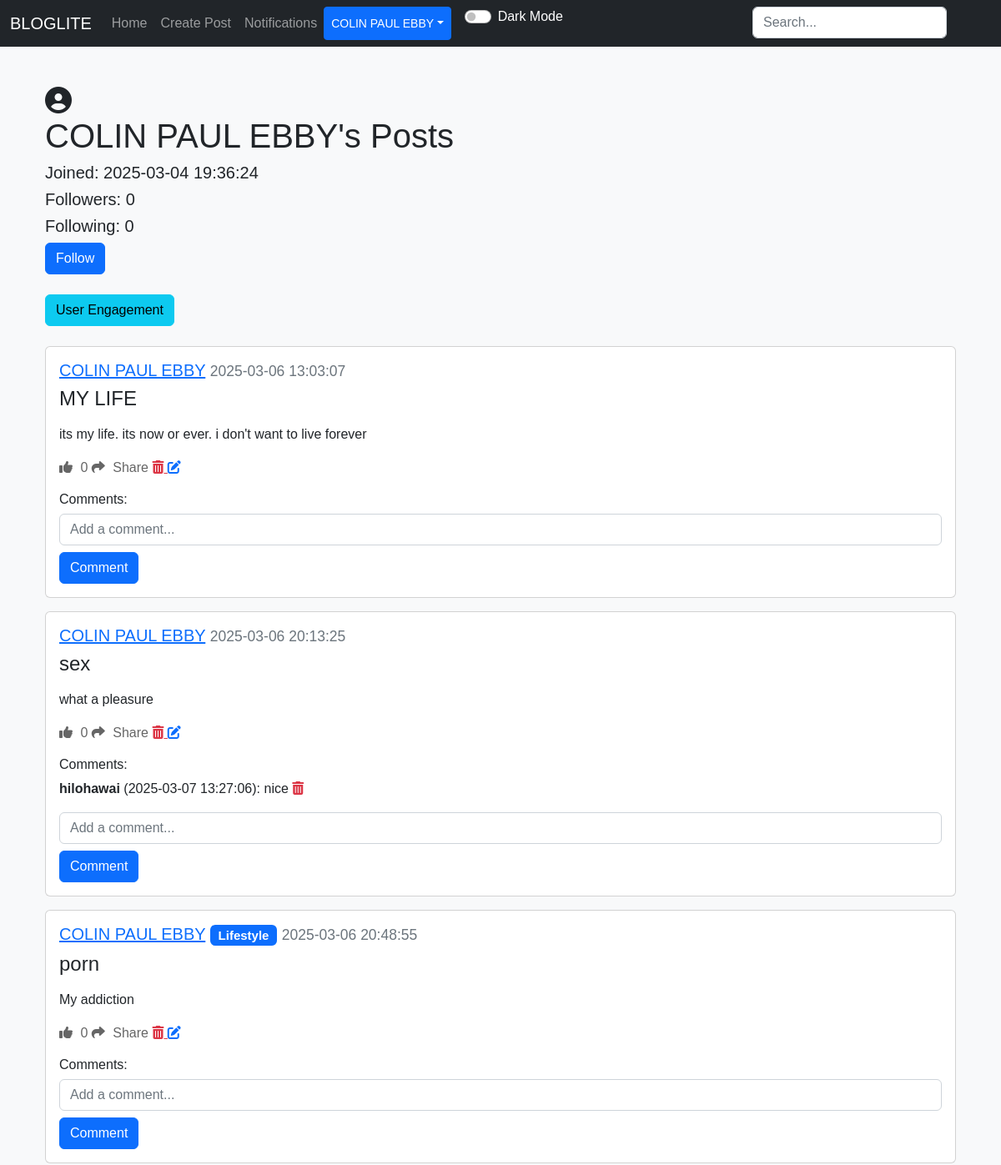
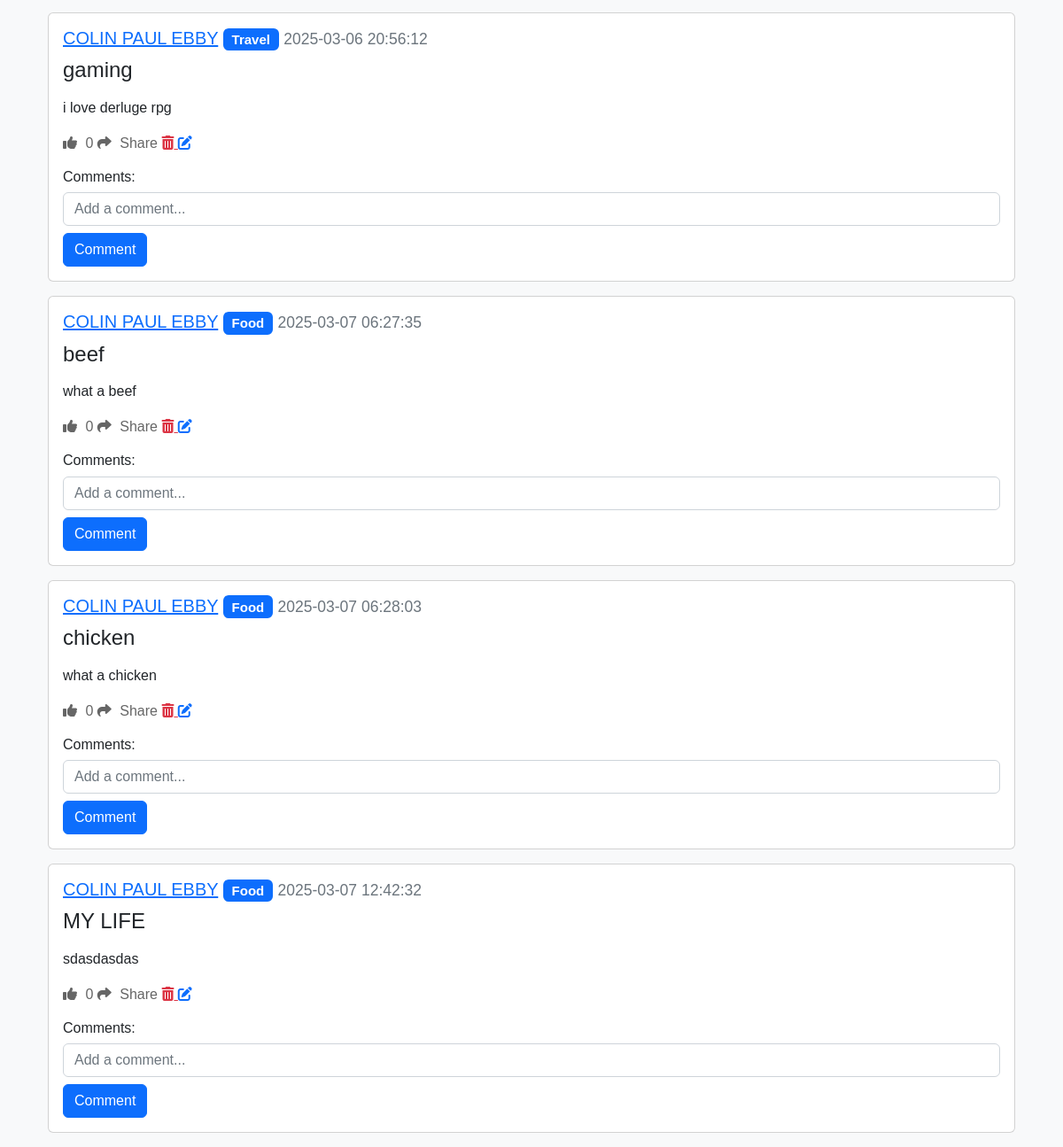
Page /posts/COLIN PAUL EBBY (signed in) on the committed database (2 pictures, top to bottom).
### applicaton/models.py (models this page shows)
class User(db.Model, UserMixin):
    id = db.Column(db.Integer, primary_key=True)
    email = db.Column(db.String(150), unique=True)
    username = db.Column(db.String(150), unique=True)
    password = db.Column(db.String(150))
    date_created = db.Column(db.DateTime(timezone=True), default=func.now())
    profile_picture = db.Column(db.String(150), nullable=True)
    posts = db.relationship("Post", backref="user", cascade="all, delete")
    comments = db.relationship("Comment", backref="user", cascade="all, delete")
    likes = db.relationship("Like", backref="user", cascade="all, delete")
    followers = db.relationship("Follower", foreign_keys=[Follower.user_id], backref="followed_user", lazy="dynamic")
    following = db.relationship("Follower", foreign_keys=[Follower.follower_id], backref="follower", lazy="dynamic")
    notifications = db.relationship("Notification", backref="user", cascade="all, delete", lazy="dynamic")

class Post(db.Model):
    id = db.Column(db.Integer, primary_key=True)
    title = db.Column(db.String(150), nullable=False)  # Add title field
    text = db.Column(db.Text, nullable=False)
    date_created = db.Column(db.DateTime(timezone=True), default=func.now())
    author = db.Column(db.Integer, db.ForeignKey('user.id'), nullable=False)
    category_id = db.Column(db.Integer, db.ForeignKey('category.id'), nullable=True)
    comments = db.relationship("Comment", backref="post", cascade="all, delete")
    likes = db.relationship("Like", backref="post", cascade="all, delete")

class Comment(db.Model):
    id = db.Column(db.Integer, primary_key=True)
    text = db.Column(db.String(20), nullable=False)
    date_created = db.Column(db.DateTime(timezone=True), default=func.now())
    author = db.Column(db.Integer, db.ForeignKey('user.id'), nullable=False)
    post_id = db.Column(db.Integer, db.ForeignKey('post.id'), nullable=False)

class Category(db.Model):
    id = db.Column(db.Integer, primary_key=True)
    name = db.Column(db.String(50), unique=True, nullable=False)
    posts = db.relationship("Post", backref="category", cascade="all, delete")

### applicaton/views.py (the view)
@views.route("/posts/<username>")
@login_required
def post(username):
    user = User.query.filter_by(username=username).first()
    if not user:
        flash("No user with that username exists", category="error")
        return redirect(url_for('views.home'))
    posts = user.posts
    user_id = user.id
    following = Follower.query.filter_by(
        user_id=user.id, follower_id=current_user.id).first()
    return render_template("posts.html", user=current_user, posts=posts, username=username, User=User, following=following, user_id=user_id, profile_user=user)

### applicaton/templates/posts.html (shortened to what this page needs)
{% extends "nav.html" %}
{% block content %}
<div class="container mt-5">
    <div class="profile-pic-container mr-3">
        {% if profile_user.profile_picture %}
            <img src="{{ url_for('static', filename='uploads/' + profile_user.profile_picture) }}" alt="Profile Picture" class="profile-pic">
        {% else %}
            <i class="fas fa-user-circle fa-2x"></i>
        {% endif %}
    </div>
    <h1>{{ username }}'s Posts</h1>
    <h5>Joined: {{ profile_user.date_created }}</h5>
    <h5>Followers: {{ profile_user.followers.count() }}</h5>
    <h5>Following: {{ profile_user.following.count() }}</h5>
    <form action="{{ url_for('views.follow_unfollow', username=username) }}" method="POST">
        {% if following %}
            <button type="submit" class="btn btn-danger">Unfollow</button>
        {% else %}
            <button type="submit" class="btn btn-primary">Follow</button>
        {% endif %}
    </form>
    <br>
    <a href="{{ url_for('views.user_engagement', user_id=user_id) }}" class="btn btn-info">User Engagement</a>
    <br>
    <br>
    {% for post in posts %}
        <div class="card mb-3">
            <div class="card-body">
                <h5 class="card-title">
                    <a href="{{ url_for('views.post', username=username) }}">{{ username }}</a>
                    {% if post.category %}
                        <span class="badge bg-primary">{{ post.category.name }}</span>
                    {% endif %}
                    <small class="text-muted">{{ post.date_created }}</small>
                </h5>
                <h4>{{ post.title }}</h4>
                <p class="card-text">{{ post.text | safe }}</p>
                <div>
                    <a href="#" class="like-btn" data-post-id="{{ post.id }}">
                        <i class="fas fa-thumbs-up"></i> <span class="like-count">{{ post.likes|length }}</span>
                    </a>
                    <a href="#" class="share-btn ml-3" data-post-id="{{ post.id }}" data-bs-toggle="modal" data-bs-target="#shareModal">
                        <i class="fas fa-share"></i> Share
                    </a>
                    {% if user.id == post.author %}
                        <a href="{{ url_for('views.delete_post', id=post.id) }}" class="text-danger ml-3">
                            <i class="fas fa-trash-alt"></i>
                        </a>
                        <a href="{{ url_for('views.edit', id=post.id) }}" class="text-primary ml-3">
                            <i class="fas fa-edit"></i>
                        </a>
                    {% endif %}
                </div>
                <h6 class="mt-3">Comments:</h6>
                <div id="comments-{{ post.id }}">
                    {% for comment in post.comments %}
                        <p id="comment-{{ comment.id }}">
                            <strong>{{ comment.user.username }}</strong> ({{ comment.date_created }}): {{ comment.text }}
                            {% if user.id == comment.author or user.id == comment.post.author %}
                                <a href="#" class="delete-comment text-danger ml-2" data-comment-id="{{ comment.id }}">
                                    <i class="fas fa-trash-alt"></i>
                                </a>
                            {% endif %}
                        </p>
                    {% endfor %}
                </div>
                <form class="comment-form" method="POST" data-post-id="{{ post.id }}">
                    <div class="form-group">
                        <input type="text" name="text" class="comment-text form-control" placeholder="Add a comment...">
                        <button type="submit" class="btn btn-primary mt-2">Comment</button>
                    </div>
                </form>
            </div>
        </div>
    {% endfor %}
</div>
{% endblock %}

### applicaton/templates/nav.html (shortened to what this page needs)
<!DOCTYPE html>
<html lang="en">
<head>
  <link href="https://cdn.jsdelivr.net/npm/bootstrap@5.2.3/dist/css/bootstrap.min.css" rel="stylesheet">
  <link rel="stylesheet" href="https://code.jquery.com/ui/1.12.1/themes/base/jquery-ui.css">
  <link rel="stylesheet" href="{{ url_for('static', filename='style.css') }}">
</head>
<body>
  <nav class="navbar navbar-expand-lg navbar-dark bg-dark">
    <div class="container-fluid">
      <a class="navbar-brand" href="/home">BLOGLITE</a>
      <div class="collapse navbar-collapse" id="navbar">
        <div class="navbar-nav">
          <a class="nav-item nav-link" href="/home">Home</a>
          {% if user.is_authenticated %}
            <a class="nav-item nav-link" href="/create-post">Create Post</a>
            <a class="nav-item nav-link" href="/notifications">Notifications</a>
            <div style="position: absolute; right: 57px;">
              <form action="{{ url_for('views.search') }}" method="POST" class="d-flex" role="search">
                <input type="search" placeholder="Search..." name="query" class="form-control me-2" id="search-input">
              </form>
            </div>
            <div class="btn-group">
              <button type="button" class="btn btn-sm btn-primary dropdown-toggle" data-bs-toggle="dropdown">{{ user.username }}</button>
            </div>
          {% else %}
            <a class="nav-item nav-link" href="/login">Login</a>
            <a class="nav-item nav-link" href="/sign-up">Sign Up</a>
          {% endif %}
          <div class="form-check form-switch ms-3">
            <input class="form-check-input" type="checkbox" id="darkModeToggle" onclick="toggleDarkMode()">
            <label class="form-check-label text-white" for="darkModeToggle">Dark Mode</label>
          </div>
        </div>
      </div>
    </div>
  </nav>
  <div class="container">{% block content %}{% endblock %}</div>
</body>
</html>

### applicaton/static/style.css (style rules this page uses)
body { background-color: #f8f9fa; font-family: Arial, sans-serif; }
.profile-pic-container { display: inline-block; vertical-align: middle; margin-right: 10px; }
.like-btn { color: #666; text-decoration: none; transition: color 0.3s ease; }
.like-btn i { margin-right: 5px; }
.share-btn { color: #666; text-decoration: none; transition: color 0.3s ease; }
.share-btn i { margin-right: 5px; }

### rows in the picture
User: username "COLIN PAUL EBBY", date_created "2025-03-04 19:36:24"
Post: username "COLIN PAUL EBBY", date_created "2025-03-06 13:03:07", title "MY LIFE", text "its my life. its now or ever. i don't want to live forever", likes|length "0"
Post: username "COLIN PAUL EBBY", date_created "2025-03-06 20:13:25", title "sex", text "what a pleasure", likes|length "0"
Comment: user.username "hilohawai", date_created "2025-03-07 13:27:06", text "nice"
Post: username "COLIN PAUL EBBY", category.name "Lifestyle", date_created "2025-03-06 20:48:55", title "porn", text "My addiction", likes|length "0"
Post: username "COLIN PAUL EBBY", category.name "Travel", date_created "2025-03-06 20:56:12", title "gaming", text "i love derluge rpg", likes|length "0"
Post: username "COLIN PAUL EBBY", category.name "Food", date_created "2025-03-07 06:27:35", title "beef", text "what a beef", likes|length "0"
Post: username "COLIN PAUL EBBY", category.name "Food", date_created "2025-03-07 06:28:03", title "chicken", text "what a chicken", likes|length "0"
Post: username "COLIN PAUL EBBY", category.name "Food", date_created "2025-03-07 12:42:32", title "MY LIFE", text "sdasdasdas", likes|length "0"

### other values in the picture
{{ profile_user.followers.count() }} "0"
{{ profile_user.following.count() }} "0"
